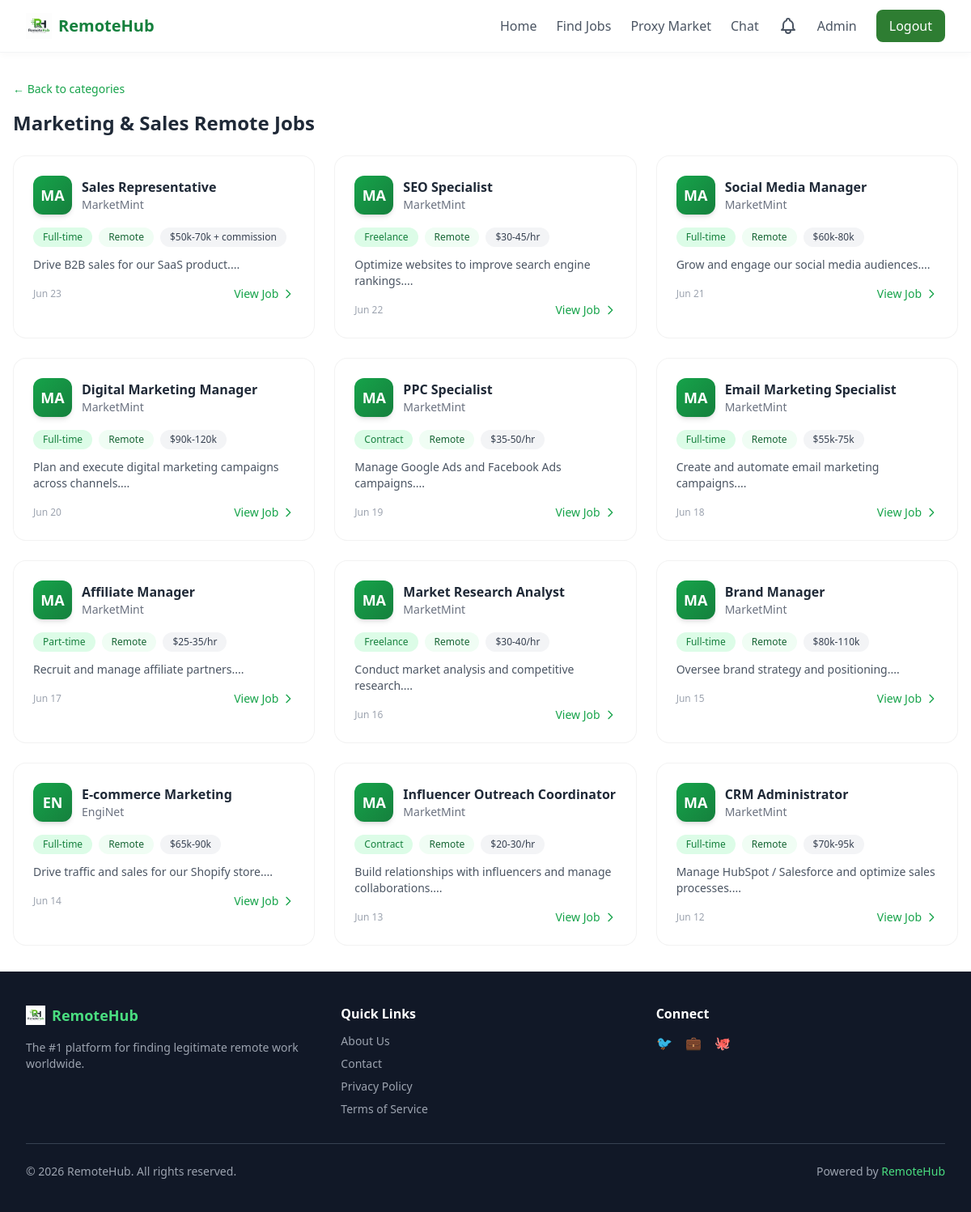
Before: /jobs/category/marketing-and-sales (signed in) with the older database file.
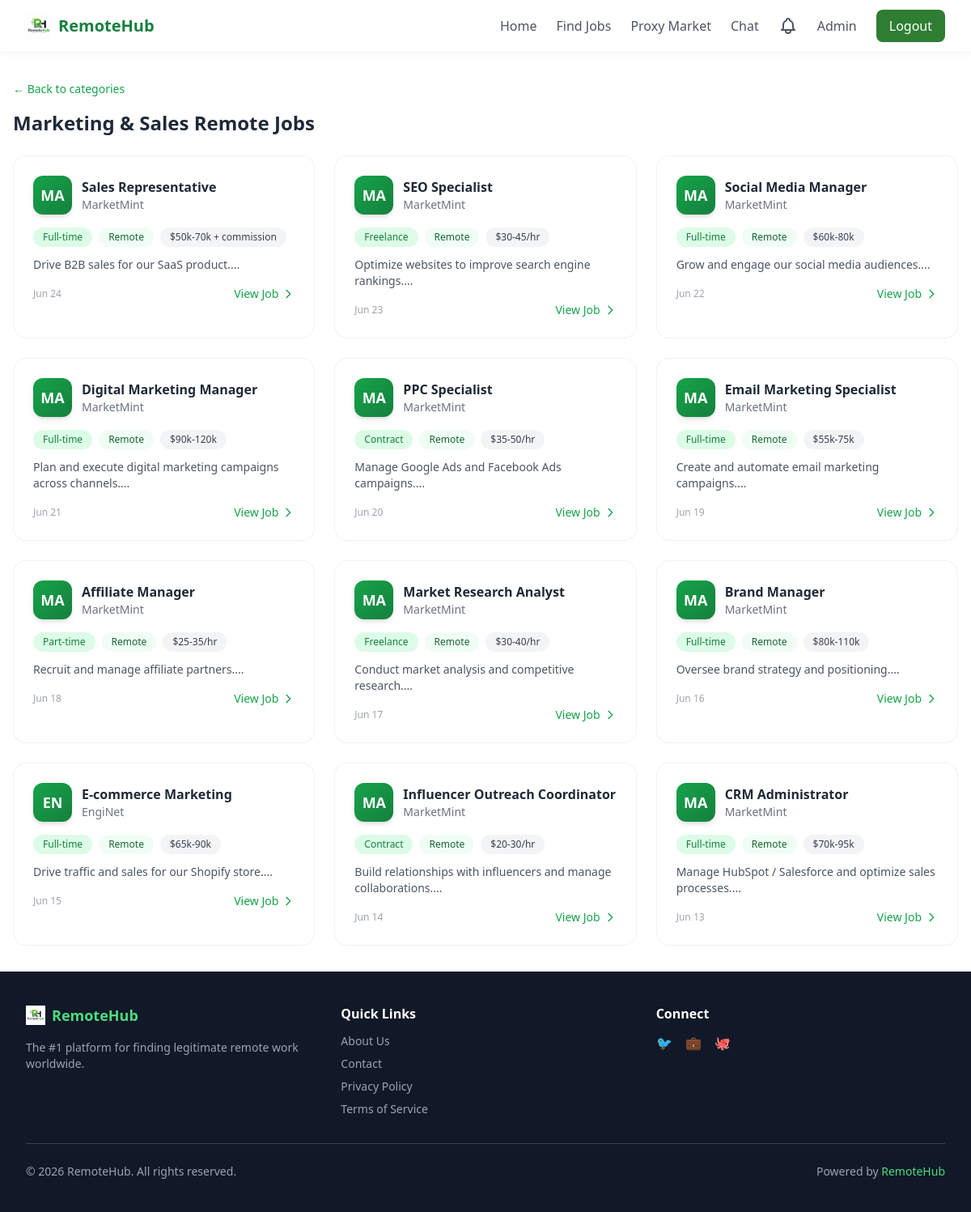
After: the same page with the newer database file.
### models.py (models this page shows)
class Job(db.Model):
    __tablename__ = 'jobs'
    id = db.Column(db.Integer, primary_key=True)
    title = db.Column(db.String(200), nullable=False)
    company_id = db.Column(db.Integer, db.ForeignKey('companies.id'), nullable=False)
    category_id = db.Column(db.Integer, db.ForeignKey('job_categories.id'))
    parent_category = db.Column(db.String(100))
    employment_type = db.Column(db.String(50))
    salary = db.Column(db.String(100))
    experience_level = db.Column(db.String(100))
    location = db.Column(db.String(100))
    timezone = db.Column(db.String(100))
    description = db.Column(db.Text)
    responsibilities = db.Column(db.Text)
    qualifications = db.Column(db.Text)
    skills_required = db.Column(db.Text)
    posted_date = db.Column(db.DateTime, default=lambda: datetime.now(timezone.utc))
    application_deadline = db.Column(db.DateTime)
    proxy_required = db.Column(db.Boolean, default=False)
    proxy_country = db.Column(db.String(100))
    is_active = db.Column(db.Boolean, default=True)
    benefits = db.Column(db.Text)
    contract_type = db.Column(db.String(50))
    applications = db.relationship('JobApplication', backref='job', lazy='dynamic')
    saved_by = db.relationship('SavedJob', backref='job', lazy='dynamic')

class Company(db.Model):
    __tablename__ = 'companies'
    id = db.Column(db.Integer, primary_key=True)
    name = db.Column(db.String(200), nullable=False)
    logo = db.Column(db.String(256))
    description = db.Column(db.Text)
    website = db.Column(db.String(256))
    verified = db.Column(db.Boolean, default=False)
    created_at = db.Column(db.DateTime, default=lambda: datetime.now(timezone.utc))
    jobs = db.relationship('Job', backref='company', lazy='dynamic')

### routes/job_routes.py (the view)
@job_bp.route('/category/<slug>')
@login_required
def category(slug):
    name = slug.replace('-', ' ')
    name = name.title()
    name = name.replace(' And ', ' & ')
    jobs = Job.query.filter_by(parent_category=name, is_active=True) \
                    .order_by(Job.posted_date.desc()).all()
    return render_template('category.html', category=name, jobs=jobs)

### app.py (called while the page is built)
@login_manager.user_loader
def load_user(user_id):
    return db.session.get(User, int(user_id))

### templates/category.html (shortened to what this page needs)
{% extends "base.html" %}
{% block content %}
<div class="max-w-7xl mx-auto px-4 py-8">
    <a href="{{ url_for('main.home') }}" class="text-green-600 hover:underline text-sm mb-4 inline-block">&larr; Back to categories</a>
    <h1 class="text-2xl font-bold text-gray-800 mb-6">{{ category }} Remote Jobs</h1>
    {% if jobs %}
    <div class="grid gap-6 md:grid-cols-2 lg:grid-cols-3">
        {% for job in jobs %}
        <div class="glass-card rounded-2xl p-6 hover:shadow-xl transition-all duration-200 hover:-translate-y-1">
            <div class="flex items-center space-x-3 mb-4">
                <div class="w-12 h-12 bg-gradient-to-br from-green-600 to-green-700 rounded-xl flex items-center justify-center text-white font-bold text-lg shadow-md">
                    {{ job.company.name[:2].upper() }}
                </div>
                <div>
                    <h3 class="font-semibold text-gray-800">{{ job.title }}</h3>
                    <p class="text-sm text-gray-500">{{ job.company.name }}</p>
                </div>
            </div>
            <div class="flex flex-wrap gap-2 mb-3">
                <span class="px-3 py-1 bg-green-100 text-green-700 text-xs font-medium rounded-full">{{ job.employment_type }}</span>
                <span class="px-3 py-1 bg-green-50 text-green-800 text-xs font-medium rounded-full">{{ job.location }}</span>
                {% if job.salary %}<span class="px-3 py-1 bg-gray-100 text-gray-700 text-xs font-medium rounded-full">{{ job.salary }}</span>{% endif %}
            </div>
            <p class="text-sm text-gray-600 mb-4 line-clamp-2">{{ job.description[:120] }}...</p>
            <div class="flex justify-between items-center">
                <span class="text-xs text-gray-400">{{ job.posted_date.strftime('%b %d') }}</span>
                <a href="{{ url_for('jobs.detail', job_id=job.id) }}" class="text-green-600 hover:text-green-800 font-medium text-sm inline-flex items-center">
                    View Job <svg class="w-4 h-4 ml-1" fill="none" stroke="currentColor" viewBox="0 0 24 24"><path stroke-linecap="round" stroke-linejoin="round" stroke-width="2" d="M9 5l7 7-7 7"/></svg>
                </a>
            </div>
        </div>
        {% endfor %}
    </div>
    {% else %}
    <div class="text-center py-12 text-gray-500">
        <p class="text-xl mb-4">No jobs found in this category yet.</p>
        <a href="{{ url_for('jobs.browse') }}" class="text-green-600 font-medium hover:underline">Browse all jobs</a>
    </div>
    {% endif %}
</div>
{% endblock %}

Changed rows visible on the page:
changed Job "Sales Representative": posted_date "Jun 23" → "Jun 24"
changed Job "SEO Specialist": posted_date "Jun 22" → "Jun 23"
changed Job "Social Media Manager": posted_date "Jun 21" → "Jun 22"
changed Job "Digital Marketing Manager": posted_date "Jun 20" → "Jun 21"
changed Job "PPC Specialist": posted_date "Jun 19" → "Jun 20"
changed Job "Email Marketing Specialist": posted_date "Jun 18" → "Jun 19"
changed Job "Affiliate Manager": posted_date "Jun 17" → "Jun 18"
changed Job "Market Research Analyst": posted_date "Jun 16" → "Jun 17"
changed Job "Brand Manager": posted_date "Jun 15" → "Jun 16"
changed Job "E‑commerce Marketing": posted_date "Jun 14" → "Jun 15"
changed Job "Influencer Outreach Coordinator": posted_date "Jun 13" → "Jun 14"
changed Job "CRM Administrator": posted_date "Jun 12" → "Jun 13"
